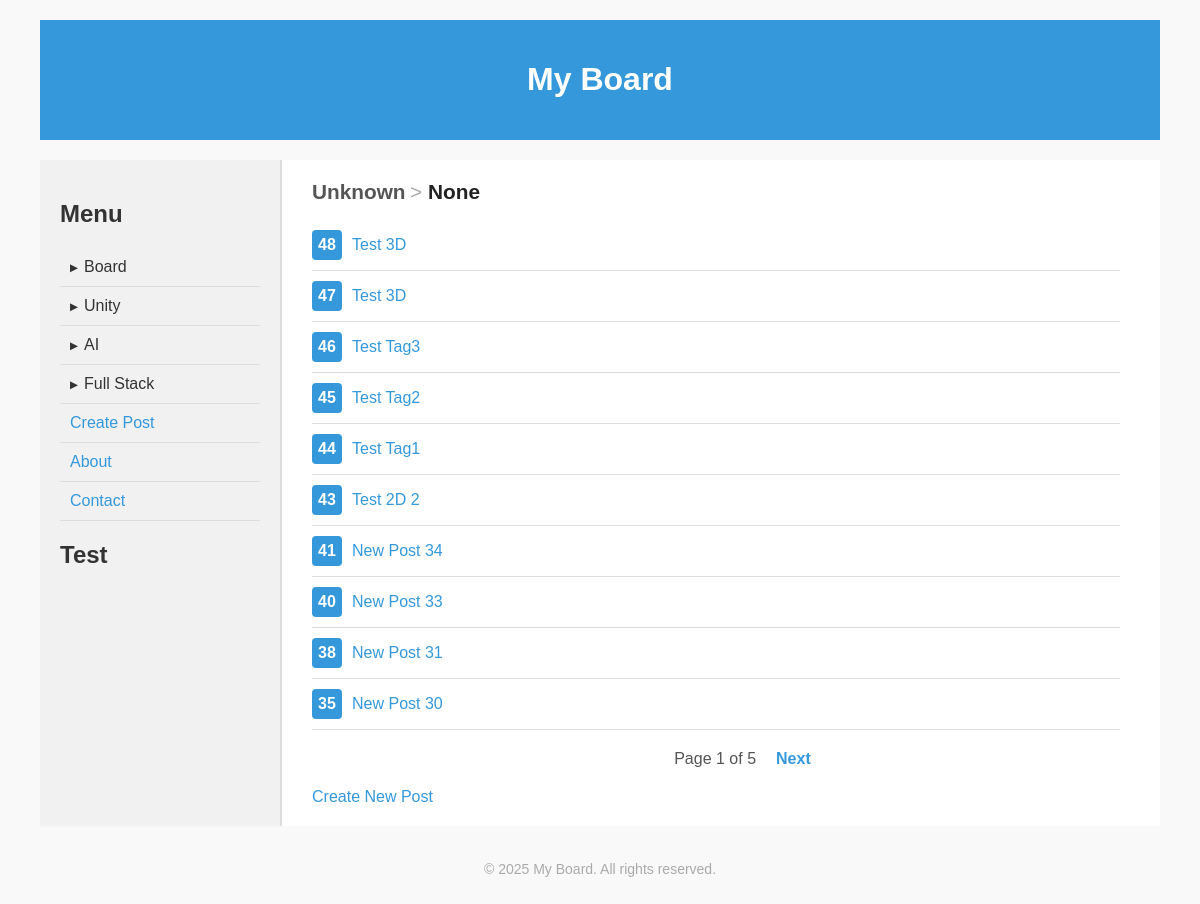
/board/, run on the app's committed database.
### board/models.py (models this page shows, shortened)
class Post(models.Model):
    CATEGORY_CHOICES = [
        ('free', '자유'),
        ('diary', '일기'),
        ('activity', '활동'),
        ('2d', '2D'),
        ('3d', '3D'),
        ('android-permission', '앱 권한'),
        ('chatbot', '챗봇'),
        ('classification', '분류'),
        ('flea-market', 'Flea Market'),
        ('green-code', 'Green Code'),
    ]
    category = models.CharField(
        max_length=20,
        choices=CATEGORY_CHOICES,
        default='free'
    )
    tag = models.CharField(
        max_length=20,
        default='tag1'
    )
    title = models.CharField(max_length=200)
    content = models.TextField()
    post_date = models.DateTimeField("date posted")
    update_date = models.DateTimeField("date updated", auto_now=True) # 저장될 때마다 매번 갱신

### board/views.py (the view)
# urls.py: path('', views.index, name='index'),
def index(request):
    category = request.GET.get('category')
    tag = request.GET.get('tag')
    parentCategory = get_parent_category(category)
    tag_list = CATEGORY_TAGS.get(category, [])
    latest_post_list = Post.objects.all().order_by('-post_date')
    if category:
        latest_post_list = latest_post_list.filter(category=category).order_by('-post_date')
    if tag:
        latest_post_list = latest_post_list.filter(tag=tag).order_by('-post_date')
    paginator = Paginator(latest_post_list, 10) # 10 posts per one page
    page_number = request.GET.get('page') # current page
    page_obj = paginator.get_page(page_number)
    context = {
        'page_obj': page_obj,
        'selected_category': category,
        'parent_category': parentCategory,
        'tag_list': tag_list,
    }
    if request.headers.get('x-requested-with') == 'XMLHttpRequest': # AJAX 요청인 경우
        return render(request, 'board/post_list_partial.html', context)
    else:
        return render(request, 'board/index.html', context)

### board/views.py (called while the page is built)
def get_parent_category(category):
    mapping = {
        "2d": "Unity",
        "3d": "Unity",
        "android-permission": "AI",
        "chatbot": "AI",
        "classification": "AI",
        "flea-market": "Full Stack",
        "green-code": "Full Stack",
    }
    return mapping.get(category, "Unknown")

### board/templates/board/index.html (shortened to what this page needs)
{% extends 'base.html' %}
{% block content %}
<div id="category-title">
    <span style="font-size: 1.3rem; font-weight: bold; color: #555;">{{ parent_category }}</span>
    <span style="font-size: 1.3rem; color: #aaa;"> &gt; </span>
    <span style="font-size: 1.3rem; font-weight: bold; color: #222;">{{ selected_category|title }}</span>
</div>
{% if page_obj %}
    <ul class="post-list">
        {% for post in page_obj %}
            <li>
                <div class="post-number">{{ post.id }}</div>
                <a href="{% url 'board:detail' post.id %}">{{ post.title }}</a>
            </li>
        {% endfor %}
    </ul>
    <div class="pagination">
        <div class="pagination-prev">
        </div>
        <div class="pagination-center">
            <span>Page {{ page_obj.number }} of {{ page_obj.paginator.num_pages }}</span>
        </div>
        <div class="pagination-next">
            {% if page_obj.has_next %}
                <a href="?page={{ page_obj.next_page_number }}{% if selected_category %}&category={{ selected_category }}{% endif %}">Next</a>
            {% else %}
                <span class="invisible">Next</span>
            {% endif %}
        </div>
    </div>
{% else %}
    <p>No post are available.</p>
{% endif %}
<a href="/board/create/">Create New Post</a>
{% endblock %}

### board/templates/base.html (style rules this page uses)
body { font-family: Arial, sans-serif; margin: 0 20px; padding: 20px; background-color: #f9f9f9; color: #333; }
a { color: #3498db; text-decoration: none; }
ul { list-style: none; padding: 0; }
li { padding: 10px; border-bottom: 1px solid #ddd; }
.post-list li { display: flex; align-items: center; padding: 10px 0; border-bottom: 1px solid #ddd; }
.post-number { width: 30px; height: 30px; background-color: #3498db; color: white; font-weight: bold; text-align: center; line-height: 30px; border-radius: 4px; margin-right: 10px; flex-shrink: 0; }
.pagination { display: flex; justify-content: center; margin: 20px 0; }
.pagination a { margin: 0 10px; color: #3498db; font-weight: bold; }
.pagination span { margin: 0 10px; color: #555; }

### data on the page
Post: id "48", title "Test 3D"
Post: id "47", title "Test 3D"
Post: id "46", title "Test Tag3"
Post: id "45", title "Test Tag2"
Post: id "44", title "Test Tag1"
Post: id "43", title "Test 2D 2"
Post: id "41", title "New Post 34"
Post: id "40", title "New Post 33"
Post: id "38", title "New Post 31"
Post: id "35", title "New Post 30"

### other printed values
{{ parent_category }} "Unknown"
{{ selected_category|title }} "None"
{{ page_obj.number }} "1"
{{ page_obj.paginator.num_pages }} "5"
